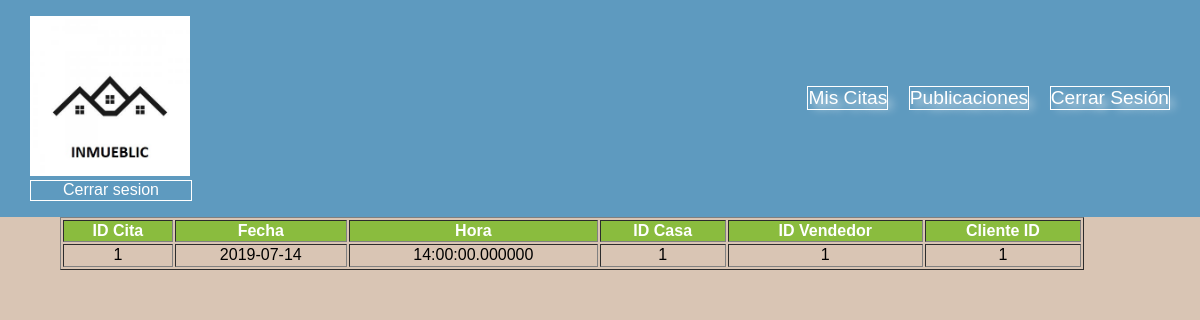
Page /cliente/miscitas.php (signed in) on the committed database.
### tables this page shows
create table cita(
cit_id int primary key auto_increment,
cit_fecha_cita date not null,
cit_hora_cita time(6) not null,
cit_cas_id int not null references casa(cas_id),
cit_vend_id int not null references vendedor(vend_id),
cit_cli_id int not null references cliente(cli_id)
);

### cliente/miscitas.php (the view, shortened to what this page needs)
<?php
$id= $_SESSION["cli_id"];
?>
<!DOCTYPE html>
<html lang="es">
<head>
<link href="../css/estilos.css" type="text/css" rel="stylesheet" />
<link href="../css/pop.css" type="text/css" rel="stylesheet" />
    <link rel="stylesheet" href="../css/styles.css">
	<link rel="stylesheet" href="../css/normalize.css">
</head>
<body>
<?php include('header.inc'); ?>
<div class="principal">
<?php
include("../config1.php");
$con=@mysqli_connect($HOST,$USER,$PASS,$BD);
$con -> set_charset("utf8");
if($con){
		$query="SELECT * FROM cita where cit_cli_id = '$id'";
		$consulta=mysqli_query($con,$query);
		if($consulta){
					  while($fila=mysqli_fetch_assoc($consulta)){
																$arreglo[]=$fila;
																}
					  echo "<table border=1 class='ventab'>";
					  echo "<tr class='encabezado'>";
					  echo "<th>ID Cita</th>";
					  echo "<th>Fecha</th>";
					  echo "<th>Hora</th>";
					  echo "<th>ID Casa</th>";
					  echo "<th>ID Vendedor</th>";
					  echo "<th>Cliente ID</th>";
					  echo "</tr>";
					  foreach($arreglo as $ele){
									echo"<tr>";
												echo"<td>{$ele['cit_id']}</td>";
												echo"<td>{$ele['cit_fecha_cita']}</td>";
												echo"<td>{$ele['cit_hora_cita']}</td>";
												echo"<td>{$ele['cit_cas_id']}</td>";
												echo"<td>{$ele['cit_vend_id']}</td>";
												echo"<td>{$ele['cit_cli_id']}</td>";
									echo"</tr>";
							}
						echo"</table>";
		}else{
				echo"Error en la consulta";
			 }
}else{
	 echo "Error en la base de datos";
	 }
?>
</div>
</body>
</html>

### css/estilos.css (style rules this page uses)
.principal { width:90%; max-width:1200px; margin:auto; }
table.ventab { margin:center; text-align:center; width:100%; max-width:1024px; }
tr.encabezado { background-color:#8ABC3E; color:#fff; }

### css/styles.css (style rules this page uses)
:root { --blue:#4B89BF; --ligth-blue:#5E9ABF; --green:#70732F; --ligth-green:#8A8C3E; --ligth-brown:#D9C5B4; --brown:#867B77; font-family: sans-serif, Arial, Helvetica; }
body { background-color: var(--ligth-brown); }

### rows in the picture
cita: cit_id "1", cit_fecha_cita "2019-07-14", cit_hora_cita "14:00:00.000000", cit_cas "1", cit_vend "1", cit_cli "1"
